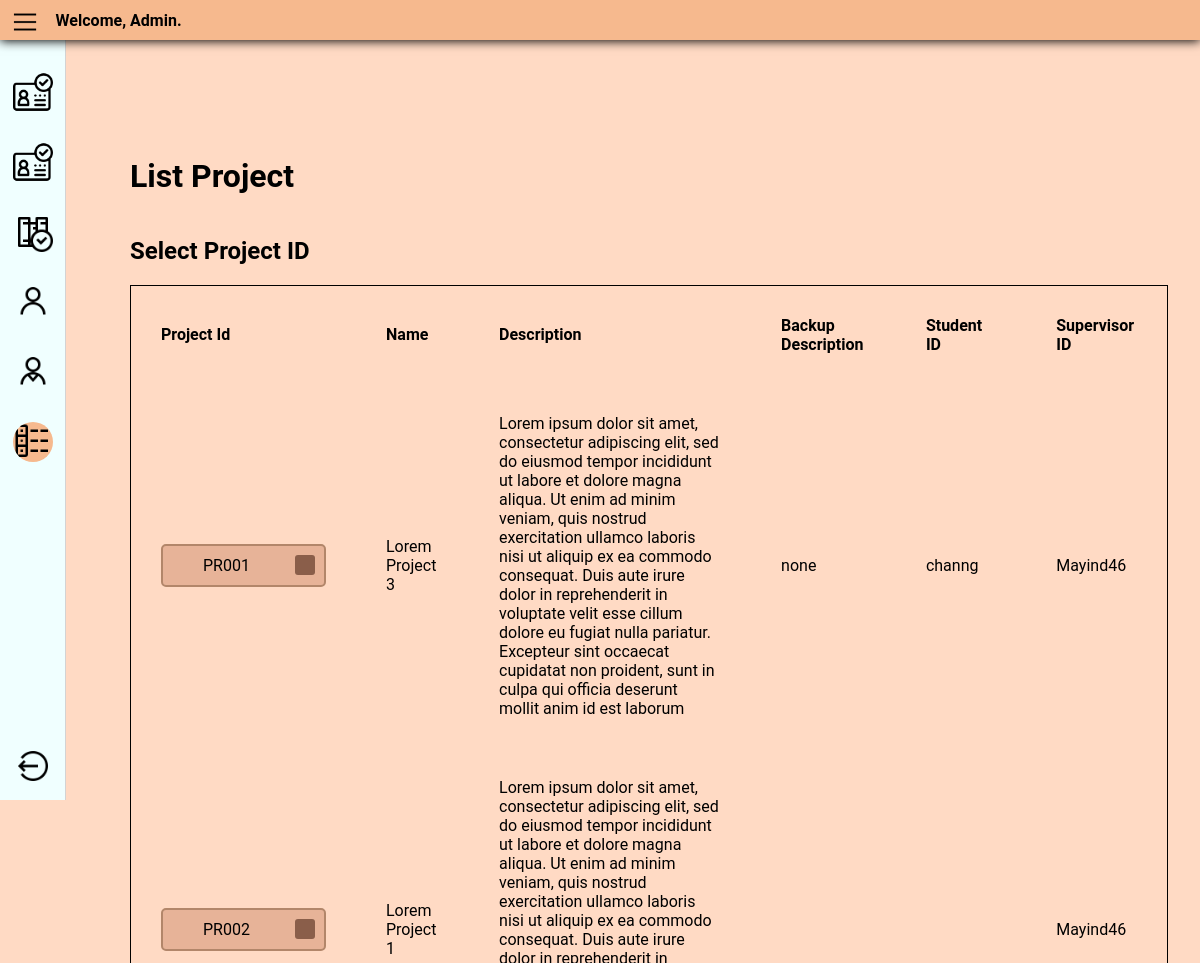
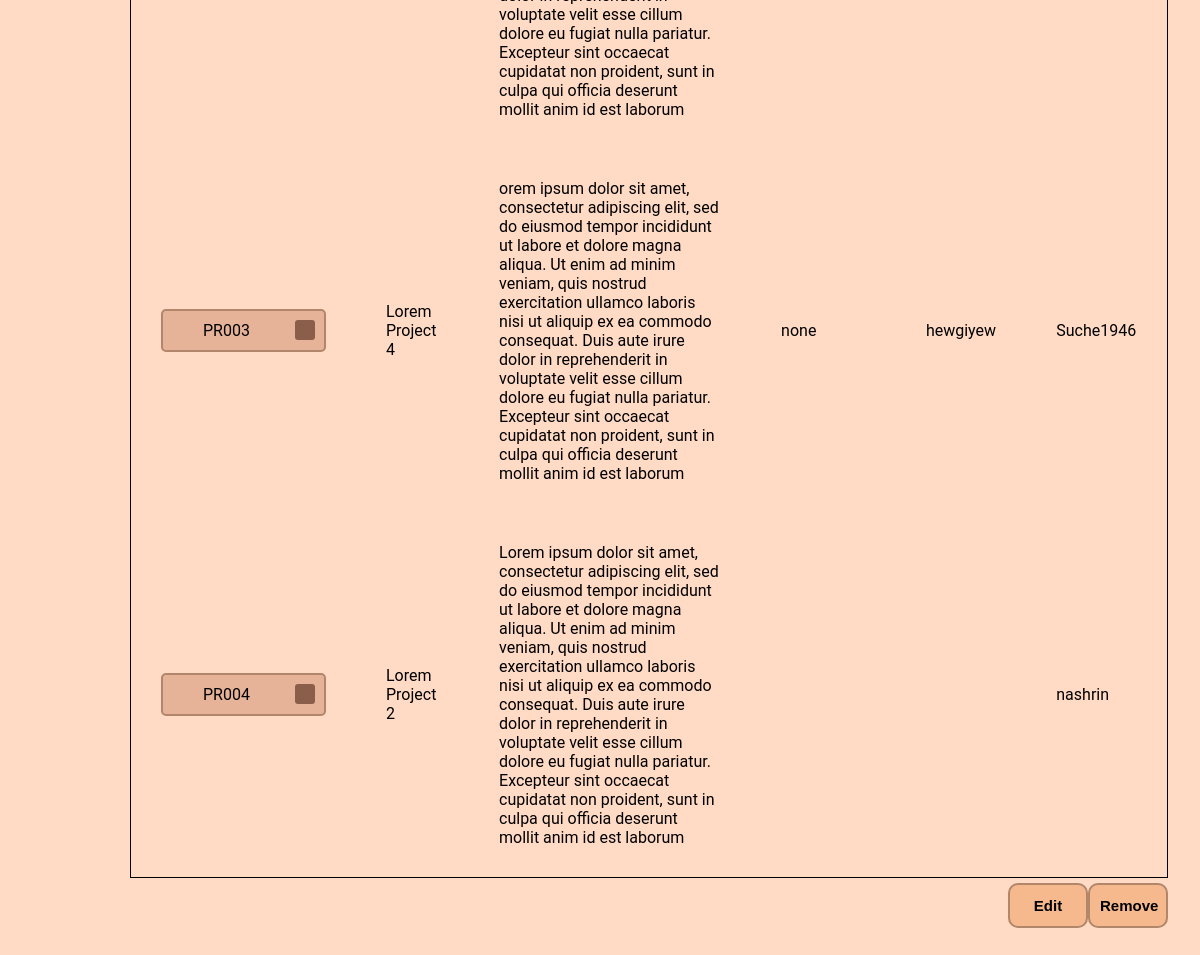
/admin/adminProject/list_project.php, run on the app's committed database (2 pictures, top to bottom).
### tables this page shows
CREATE TABLE `Project` (
  `PROJ_ID` char(5) NOT NULL,
  `NAME` varchar(90) DEFAULT NULL,
  `DESCRIPTION` varchar(1000) DEFAULT NULL,
  `STUDENT_ID` varchar(20) DEFAULT NULL,
  `SUPERVISOR_ID` varchar(20) DEFAULT NULL,
  `BACKUP_DESCRIPTION` varchar(1000) DEFAULT NULL,
  `APPROVED_SUPERVISOR` bit(1) DEFAULT NULL,
  `APPROVED_ADMIN` bit(1) DEFAULT NULL
);

### admin/adminProject/list_project.php (the view, shortened to what this page needs)
<?php
require('../../src/database.php');
?>
<!DOCTYPE html>
<html lang="en">
<head>
    <link rel="stylesheet" href="../admin.css" type="text/css">
    <link rel="stylesheet" href="../../supervisor/css/sidebar_header.css" type="text/css">
</head>
<body>
<header class="header">
    <img class="menu-icon" src="../../src/icon/menu_128px.png" alt="menu icon" title="Menu">
    <div class="welcome-msg">
        Welcome, Admin.
    </div>
</header>
<div class="container">
    <div class="sidebar">
        <div class="middle-sidebar">
            <ul class="sidebar-item-list">
                <li>
                    <a href="../VerifyUser/verify_supervisor.php"><img class="sidebar-item"
                                                                       src="../../src/icon/verify_128px.png"
                                                                       alt="verify supervisor"
                                                                       title="Verify Supervisor"></a>
                </li>
                <li>
                    <a href="../VerifyUser/verify_student.php"><img class="sidebar-item"
                                                                    src="../../src/icon/verify_128px.png"
                                                                    alt="verify student" title="Verify Student"></a>
                </li>
                <li>
                    <a href="verify_project.php"><img class="sidebar-item" src="../../src/icon/verify_project_128px.png"
                                                      alt="verify project" title="Verify Project"></a>
                </li>
                <li>
                    <a href="../ListUser/student_list/list_student.php"><img class="sidebar-item"
                                                                             src="../../src/icon/list_student_128px.png"
                                                                             alt="list student"
                                                                             title="List Student"></a>
                </li>
                <li>
                    <a href="../ListUser/supervisor_list/list_supervisor.php"><img class="sidebar-item"
                                                                                   src="../../src/icon/list_supervisor_128px.png"
                                                                                   alt="list supervisor"
                                                                                   title="List Supervisor"></a>
                </li>
                <li>
                    <a href="list_project.php"><img class="sidebar-item selected"
                                                    src="../../src/icon/project_list_128px.png" alt="list project"
                                                    title="List Project"></a>
                </li>
            </ul>
        </div>
        <div class="bottom-sidebar">
            <ul class="sidebar-item-list">
                <li>
                    <a href="../../src/logout.php"><img class="sidebar-item" src="../../src/icon/logout_128px.png"
                                                        alt="logout icon" title="Logout"></a>
                </li>
            </ul>
        </div>
    </div>
    <div class="content">
        <div class="verify-box">
            <h1>List Project</h1>
            <h2>Select Project ID</h2>
            <form action="listProject_function.php" method="post">
                <table>
                    <tr>
                        <th>Project Id</th>
                        <th>Name</th>
                        <th>Description</th>
                        <th>Backup Description</th>
                        <th>Student ID</th>
                        <th>Supervisor ID</th>
                    </tr>
                    <?php
                    $sql = "SELECT * from Project WHERE APPROVED_ADMIN = 1 and APPROVED_SUPERVISOR = 1";
                    $result = $con->query($sql);
                    if ($result->num_rows > 0) {
                        while ($row = $result->fetch_assoc()) {
                            echo '<tr>
                        <td><div class="radioBtn">
                        <input type="radio" value="' . $row["PROJ_ID"] . '"
                        id="' . $row["PROJ_ID"] . '" name="selectRadio">
                        <label for="' . $row["PROJ_ID"] . '">' . $row["PROJ_ID"] . '</label>
                        </div> </td>
                        <td>' . $row["NAME"] . '</td>
                        <td>' . $row["DESCRIPTION"] . '</td>
                        <td>' . $row["BACKUP_DESCRIPTION"] . '</td>
                        <td>' . $row["STUDENT_ID"] . '</td>
                        <td>' . $row["SUPERVISOR_ID"] . '</td>
                       </tr>';
                        }
                        echo "</table>";
                    } else
                        echo "0 result";
                    ?>
                <tfoot>
                <tr>
                    <td>
                        <div class="floated">
                            <button class="listBtn" name="editBtn">Edit</button>
                            <button class="listBtn" name="removeBtn">Remove</button>
                        </div>
                    </td>
                </tr>
                </tfoot>
            </form>
        </div>
    </div>
</div>
</body>
</html>

### admin/admin.css (style rules this page uses)
:root { --bodyColour: #ffdac4; --containerColour: #f6b98e; }
body { background-color: var(--bodyColour); margin: 0; }
.sidebar { margin-right: 2rem; }
.verify-box { margin-top: 2rem; display: flex; flex-direction: column; padding-bottom: 2rem; padding-top: 2rem; margin-left: auto; margin-right: auto; }
.listBtn { background-color: var(--containerColour); color: black; height: 3em; width: 80px; font-size: 15px; font-weight: bold; border-radius: 10px; position: relative; padding: 10px; transition-duration: 0.4s; border: 2px solid #b2866a; margin-top: 5px; }
table { border-collapse: collapse; border: 1px solid; border-spacing: 10px; width: 100%; }
th, td { padding: 30px; text-align: left; }
.floated { display: flex; justify-content: flex-end; }
.radioBtn { position: relative; display: block; margin-top: 5px; margin-bottom: 5px; width: 165px; }
.radioBtn label { display: block; background: rgba(206, 136, 104, 0.48); color: black; border-radius: 5px; padding: 10px 40px; border: 2px solid #b2866a; cursor: pointer; }
.radioBtn label:after, .radioBtn label:before { content: ""; position: absolute; right: 11px; top: 11px; width: 20px; height: 20px; border-radius: 3px; background: #8a5e4a; }
.radioBtn label:before { background: transparent; transition: 0.1s width cubic-bezier(0.075, 0.82, 0.165, 1) 0s, 0.3s height cubic-bezier(0.075, 0.82, 0.165, 2) 0.1s; z-index: 2; overflow: hidden; background-repeat: no-repeat; background-size: 13px; background-position: center; width: 0; height: 0; }

### supervisor/css/sidebar_header.css (style rules this page uses)
:root { --bodyColour: #ffdac4; --containerColour: #f6b98e; --DarkercontainerColour: #ff8834; --shadowColour: #b14b02; --headerHeight: 40px; }
body { font-family: "Roboto", Verdana, Arial, sans-serif; background-color: var(--bodyColour); margin: 0; }
.header { background-color: var(--containerColour); position: sticky; top: 0; display: flex; height: var(--headerHeight); box-shadow: 0 1px 10px black; align-items: center; z-index: 9999; }
.menu-icon { width: 30px; height: 30px; padding-top: 0.3em; padding-left: 0.6em; }
.sidebar { flex-shrink: 0; overflow: hidden; background-color: azure; width: 65px; border-right: 1px solid lightgrey; display: flex; flex-direction: column; position: sticky; height: calc(100vh - var(--headerHeight)); left: 0; top: var(--headerHeight); }
.middle-sidebar { width: 100%; flex-grow: 1; overflow-y: auto; overflow-x: hidden; margin: 1rem 0; }
.bottom-sidebar { width: 100%; }
.container { display: flex; }
.sidebar-item-list { list-style: none; display: flex; flex-direction: column; align-items: center; margin: 0; padding: 0; }
.sidebar-item { width: 40px; height: 40px; margin-top: 1rem; margin-bottom: 10px; }
.content { display: flex; margin: 2rem; }
.welcome-msg { display: inline; padding-left: 1rem; font-weight: bold; }
.sidebar-item.selected { background-color: var(--containerColour); border-radius: 100px; }

### data on the page
project: PROJ_ID "PR001", NAME "Lorem Project 3", DESCRIPTION "Lorem ipsum dolor sit amet, consectetur adipiscing elit, sed do eiusmod tempor incididunt ut labore et dolore magna aliqua. Ut enim ad minim veniam, quis nostrud exercitation ullamco laboris nisi ut aliquip ex ea commodo consequat. Duis aute irure dolor in reprehenderit in voluptate velit esse cillum dolore eu fugiat nulla pariatur. Excepteur sint occaecat cupidatat non proident, sunt in culpa qui officia deserunt mollit anim id est laborum", BACKUP_DESCRIPTION "none", STUDENT_ID "channg", SUPERVISOR_ID "Mayind46"
project: PROJ_ID "PR002", NAME "Lorem Project 1", DESCRIPTION "Lorem ipsum dolor sit amet, consectetur adipiscing elit, sed do eiusmod tempor incididunt ut labore et dolore magna aliqua. Ut enim ad minim veniam, quis nostrud exercitation ullamco laboris nisi ut aliquip ex ea commodo consequat. Duis aute irure dolor in reprehenderit in voluptate velit esse cillum dolore eu fugiat nulla pariatur. Excepteur sint occaecat cupidatat non proident, sunt in culpa qui officia deserunt mollit anim id est laborum", SUPERVISOR_ID "Mayind46"
project: PROJ_ID "PR003", NAME "Lorem Project 4", DESCRIPTION "orem ipsum dolor sit amet, consectetur adipiscing elit, sed do eiusmod tempor incididunt ut labore et dolore magna aliqua. Ut enim ad minim veniam, quis nostrud exercitation ullamco laboris nisi ut aliquip ex ea commodo consequat. Duis aute irure dolor in reprehenderit in voluptate velit esse cillum dolore eu fugiat nulla pariatur. Excepteur sint occaecat cupidatat non proident, sunt in culpa qui officia deserunt mollit anim id est laborum", BACKUP_DESCRIPTION "none", STUDENT_ID "hewgiyew", SUPERVISOR_ID "Suche1946"
project: PROJ_ID "PR004", NAME "Lorem Project 2", DESCRIPTION "Lorem ipsum dolor sit amet, consectetur adipiscing elit, sed do eiusmod tempor incididunt ut labore et dolore magna aliqua. Ut enim ad minim veniam, quis nostrud exercitation ullamco laboris nisi ut aliquip ex ea commodo consequat. Duis aute irure dolor in reprehenderit in voluptate velit esse cillum dolore eu fugiat nulla pariatur. Excepteur sint occaecat cupidatat non proident, sunt in culpa qui officia deserunt mollit anim id est laborum", SUPERVISOR_ID "nashrin"
